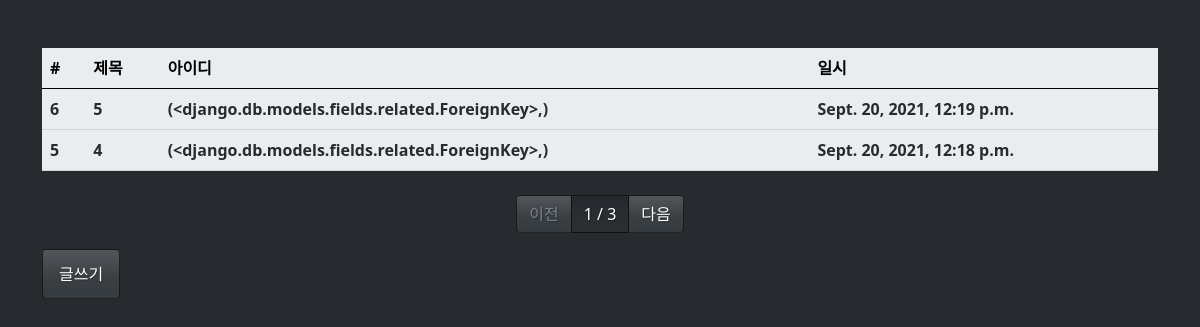
/board/list/, run on the app's committed database.
### board/models.py (models this page shows, shortened)
class Board(models.Model):
    title = models.CharField(max_length=128,
                             verbose_name='제목')
    contents = models.TextField(verbose_name='내용')
    writer = models.ForeignKey(to='user.User', on_delete=models.CASCADE, to_field='id', verbose_name='작성자'),
    registered_dttm = models.DateTimeField(auto_now_add=True,
                                           verbose_name='등록시간')
    class Meta:
        db_table = 'siwon_board'
        verbose_name = '게시글'
        verbose_name_plural = '게시글'

### board/views.py (the view)
# urls.py: path('list/', views.board_list),
def board_list(request):
    all_boards = Board.objects.all().order_by('-id')
    page = int(request.GET.get('p', 1))
    paginator = Paginator(all_boards, 2)
    boards = paginator.get_page(page)
    return render(request, 'board_list.html', {'boards': boards})

### board/templates/board_list.html (shortened to what this page needs)
{% extends "base.html" %}
{% block contents %}
    <div class="row mt-5">
        <div class="col-12">
            <table class="table table-light">
                <thead class="thead-light">
                <tr>
                    <th>#</th>
                    <th>제목</th>
                    <th>아이디</th>
                    <th>일시</th>
                </tr>
                </thead>
                <tbody class="text-dark">
                {% for board in boards %}
                    <tr>
                        <th>{{ board.id }}</th>
                        <th>{{ board.title }}</th>
                        <th>{{ board.writer }}</th>
                        <th>{{ board.registered_dttm }}</th>
                    </tr>
                {% endfor %}
                </tbody>
            </table>
        </div>
    </div>
    <dib class="row mt-2">
        <div class="col-12">
            <nav>
                <ul class="pagination justify-content-center">
                    {% if boards.has_previous %}
                        <li class="page-item">
                            <a class="page-link" href="?p={{ boards.previous_page_number }}">이전</a>
                        </li>
                    {% else %}
                        <li class="page-item disabled">
                            <a class="page-link" href="#">이전</a>
                        </li>
                    {% endif %}
                    <li class="page-item active">
                        <a class="page-link" href="#">{{ boards.number }} / {{ boards.paginator.num_pages }}</a>
                    </li>
                    {% if boards.has_next %}
                        <li class="page-item">
                            <a class="page-link" href="?p={{ boards.next_page_number }}">다음</a>
                        </li>
                    {% else %}
                        <li class="page-item disabled">
                            <a class="page-link" href="#">다음</a>
                        </li>
                    {% endif %}
                </ul>
            </nav>
        </div>
    </dib>
    <div class="row">
        <div class="col-12">
            <button class="btn btn-primary">글쓰기</button>
        </div>
    </div>
    </div>
{% endblock %}

### board/templates/base.html (shortened to what this page needs)
<!DOCTYPE html>
<html lang="en">
<head>
    <link rel="stylesheet" href="/static/bootstrap.min.css"/>
</head>
<body>
<div class="container">
  {% block contents %}
  {% endblock %}
</body>
</html>

### data on the page
Board: id "6", title "5", writer "(<django.db.models.fields.related.ForeignKey>,)", registered_dttm "Sept. 20, 2021, 12:19 p.m."
Board: id "5", title "4", writer "(<django.db.models.fields.related.ForeignKey>,)", registered_dttm "Sept. 20, 2021, 12:18 p.m."

### other printed values
{{ boards.number }} "1"
{{ boards.paginator.num_pages }} "3"
